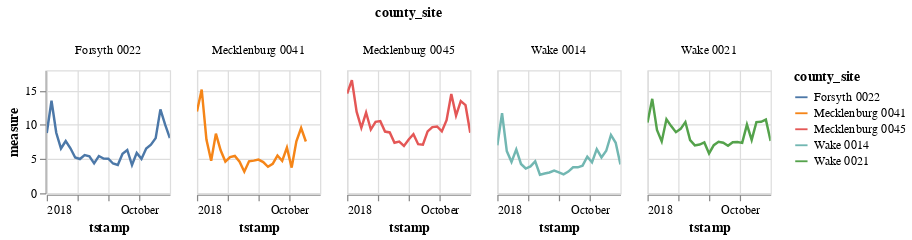

Source (notebook cell):
### Code cell
df.sort(
    'tstamp'
).group_by_dynamic(
    'tstamp', 
    every='2w',
    group_by=['county','site']
).agg(
    pl.col('measure').mean()
).with_columns(
    county_site = pl.concat_str([pl.col('county'), pl.col('site')], separator=' '),
).plot.line(
    x = alt.X('tstamp:T'),
    y = 'measure:Q',
    color = 'county_site:N'
).properties(
    width=100,
    height=100
).facet(
    column='county_site'
)

### Figure 1 — Vega-Lite specification as saved in the notebook (floating-point values rounded to 4 significant figures; data arrays with more than 128 entries replaced by an {"elided": "..."} marker saying what was removed)
{"config": {"view": {"continuousWidth": 300, "continuousHeight": 300}}, "data": {"name": "data-e0f0b690716eba946acdf419d088647e"}, "facet": {"column": {"field": "county_site", "type": "nominal"}}, "spec": {"mark": {"type": "line", "tooltip": true}, "encoding": {"color": {"field": "county_site", "type": "nominal"}, "x": {"field": "tstamp", "type": "temporal"}, "y": {"field": "measure", "type": "quantitative"}}, "height": 100, "name": "view_1", "width": 100}, "params": [{"name": "param_5", "select": {"type": "interval", "encodings": ["x", "y"]}, "bind": "scales", "views": ["view_1"]}], "$schema": "https://vega.github.io/schema/vega-lite/v5.20.1.json", "datasets": {"data-e0f0b690716eba946acdf419d088647e": {"elided": "132 records"}}}
